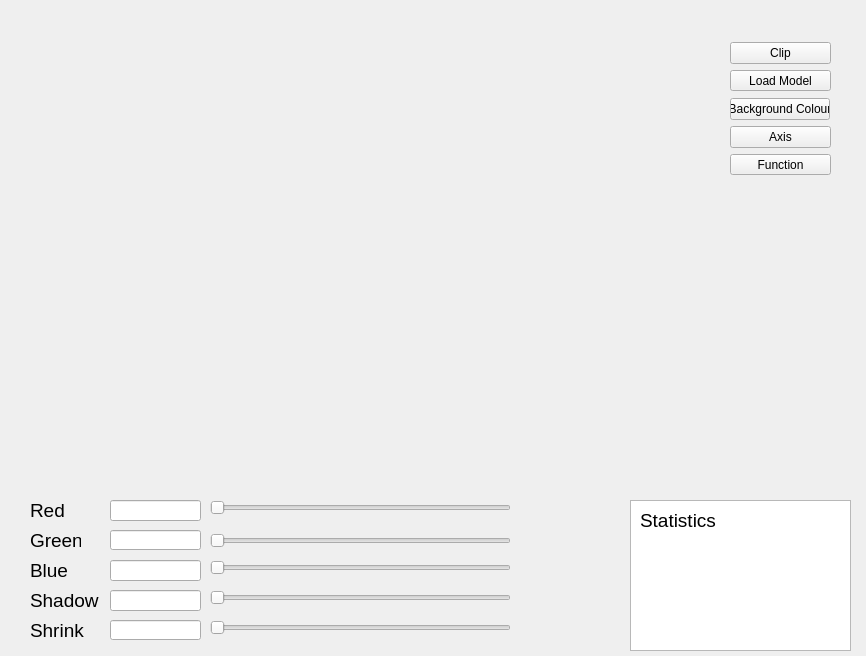
<?xml version="1.0" encoding="UTF-8"?>
<ui version="4.0">
 <class>MainWindow</class>
 <widget class="QMainWindow" name="MainWindow">
  <property name="geometry">
   <rect>
    <x>0</x>
    <y>0</y>
    <width>866</width>
    <height>656</height>
   </rect>
  </property>
  <property name="windowTitle">
   <string>MainWindow</string>
  </property>
  <widget class="QWidget" name="centralwidget">
   <widget class="QSlider" name="SliderShadow">
    <property name="geometry">
     <rect>
      <x>210</x>
      <y>590</y>
      <width>301</width>
      <height>16</height>
     </rect>
    </property>
    <property name="orientation">
     <enum>Qt::Horizontal</enum>
    </property>
   </widget>
   <widget class="QSlider" name="sliderR">
    <property name="geometry">
     <rect>
      <x>210</x>
      <y>500</y>
      <width>301</width>
      <height>16</height>
     </rect>
    </property>
    <property name="orientation">
     <enum>Qt::Horizontal</enum>
    </property>
   </widget>
   <widget class="QListWidget" name="listWidget">
    <property name="geometry">
     <rect>
      <x>630</x>
      <y>500</y>
      <width>221</width>
      <height>151</height>
     </rect>
    </property>
   </widget>
   <widget class="QLabel" name="label">
    <property name="geometry">
     <rect>
      <x>30</x>
      <y>500</y>
      <width>41</width>
      <height>21</height>
     </rect>
    </property>
    <property name="font">
     <font>
      <pointsize>14</pointsize>
     </font>
    </property>
    <property name="text">
     <string>Red</string>
    </property>
   </widget>
   <widget class="QLabel" name="label_2">
    <property name="geometry">
     <rect>
      <x>30</x>
      <y>530</y>
      <width>51</width>
      <height>21</height>
     </rect>
    </property>
    <property name="font">
     <font>
      <pointsize>14</pointsize>
     </font>
    </property>
    <property name="text">
     <string>Green</string>
    </property>
   </widget>
   <widget class="QLabel" name="label_3">
    <property name="geometry">
     <rect>
      <x>30</x>
      <y>560</y>
      <width>51</width>
      <height>21</height>
     </rect>
    </property>
    <property name="font">
     <font>
      <pointsize>14</pointsize>
     </font>
    </property>
    <property name="text">
     <string>Blue</string>
    </property>
   </widget>
   <widget class="QLabel" name="label_4">
    <property name="geometry">
     <rect>
      <x>30</x>
      <y>590</y>
      <width>71</width>
      <height>21</height>
     </rect>
    </property>
    <property name="font">
     <font>
      <pointsize>14</pointsize>
     </font>
    </property>
    <property name="text">
     <string>Shadow</string>
    </property>
   </widget>
   <widget class="QLabel" name="label_5">
    <property name="geometry">
     <rect>
      <x>30</x>
      <y>620</y>
      <width>71</width>
      <height>21</height>
     </rect>
    </property>
    <property name="font">
     <font>
      <pointsize>14</pointsize>
     </font>
    </property>
    <property name="text">
     <string>Shrink</string>
    </property>
   </widget>
   <widget class="QLabel" name="label_6">
    <property name="geometry">
     <rect>
      <x>640</x>
      <y>510</y>
      <width>91</width>
      <height>21</height>
     </rect>
    </property>
    <property name="font">
     <font>
      <pointsize>14</pointsize>
     </font>
    </property>
    <property name="text">
     <string>Statistics</string>
    </property>
   </widget>
   <widget class="QVTKOpenGLWidget" name="qtvtkWidget" native="true">
    <property name="geometry">
     <rect>
      <x>20</x>
      <y>40</y>
      <width>671</width>
      <height>431</height>
     </rect>
    </property>
    <property name="minimumSize">
     <size>
      <width>600</width>
      <height>400</height>
     </size>
    </property>
   </widget>
   <widget class="QPushButton" name="ClipFilterButton">
    <property name="geometry">
     <rect>
      <x>730</x>
      <y>42</y>
      <width>101</width>
      <height>22</height>
     </rect>
    </property>
    <property name="text">
     <string>Clip</string>
    </property>
   </widget>
   <widget class="QPushButton" name="BGColourButton">
    <property name="geometry">
     <rect>
      <x>730</x>
      <y>98</y>
      <width>100</width>
      <height>22</height>
     </rect>
    </property>
    <property name="text">
     <string>Background Colour</string>
    </property>
   </widget>
   <widget class="QPushButton" name="AxisButton">
    <property name="geometry">
     <rect>
      <x>730</x>
      <y>126</y>
      <width>101</width>
      <height>22</height>
     </rect>
    </property>
    <property name="text">
     <string>Axis</string>
    </property>
   </widget>
   <widget class="QPushButton" name="FunctionButton">
    <property name="geometry">
     <rect>
      <x>730</x>
      <y>154</y>
      <width>101</width>
      <height>21</height>
     </rect>
    </property>
    <property name="text">
     <string>Function</string>
    </property>
   </widget>
   <widget class="QPushButton" name="loadmodelButton">
    <property name="geometry">
     <rect>
      <x>730</x>
      <y>70</y>
      <width>101</width>
      <height>21</height>
     </rect>
    </property>
    <property name="text">
     <string>Load Model</string>
    </property>
   </widget>
   <widget class="QSlider" name="ShrinkFilter">
    <property name="geometry">
     <rect>
      <x>210</x>
      <y>620</y>
      <width>301</width>
      <height>16</height>
     </rect>
    </property>
    <property name="maximumSize">
     <size>
      <width>16777215</width>
      <height>16777215</height>
     </size>
    </property>
    <property name="minimum">
     <number>1</number>
    </property>
    <property name="maximum">
     <number>100</number>
    </property>
    <property name="pageStep">
     <number>1</number>
    </property>
    <property name="orientation">
     <enum>Qt::Horizontal</enum>
    </property>
   </widget>
   <widget class="QSlider" name="sliderB">
    <property name="geometry">
     <rect>
      <x>210</x>
      <y>560</y>
      <width>301</width>
      <height>16</height>
     </rect>
    </property>
    <property name="minimum">
     <number>0</number>
    </property>
    <property name="maximum">
     <number>255</number>
    </property>
    <property name="pageStep">
     <number>1</number>
    </property>
    <property name="orientation">
     <enum>Qt::Horizontal</enum>
    </property>
   </widget>
   <widget class="QSlider" name="sliderG">
    <property name="geometry">
     <rect>
      <x>210</x>
      <y>533</y>
      <width>301</width>
      <height>16</height>
     </rect>
    </property>
    <property name="minimum">
     <number>0</number>
    </property>
    <property name="maximum">
     <number>255</number>
    </property>
    <property name="pageStep">
     <number>1</number>
    </property>
    <property name="orientation">
     <enum>Qt::Horizontal</enum>
    </property>
   </widget>
   <widget class="QLineEdit" name="lineEditG">
    <property name="geometry">
     <rect>
      <x>110</x>
      <y>530</y>
      <width>91</width>
      <height>20</height>
     </rect>
    </property>
   </widget>
   <widget class="QLineEdit" name="lineEditR">
    <property name="geometry">
     <rect>
      <x>110</x>
      <y>500</y>
      <width>91</width>
      <height>21</height>
     </rect>
    </property>
   </widget>
   <widget class="QLineEdit" name="lineEditB">
    <property name="geometry">
     <rect>
      <x>110</x>
      <y>560</y>
      <width>91</width>
      <height>21</height>
     </rect>
    </property>
   </widget>
   <widget class="QLineEdit" name="lineEditShadow">
    <property name="geometry">
     <rect>
      <x>110</x>
      <y>590</y>
      <width>91</width>
      <height>21</height>
     </rect>
    </property>
   </widget>
   <widget class="QLineEdit" name="lineEditShrink">
    <property name="geometry">
     <rect>
      <x>110</x>
      <y>620</y>
      <width>91</width>
      <height>20</height>
     </rect>
    </property>
   </widget>
  </widget>
  <action name="actionFileOpen">
   <property name="icon">
    <iconset>
     <normaloff>:/Icons/fileopen.png</normaloff>:/Icons/fileopen.png</iconset>
   </property>
   <property name="text">
    <string>Open</string>
   </property>
  </action>
  <action name="actionFileSave">
   <property name="icon">
    <iconset>
     <normaloff>:/Icons/filesave.png</normaloff>:/Icons/filesave.png</iconset>
   </property>
   <property name="text">
    <string>Save</string>
   </property>
  </action>
  <action name="actionHelp">
   <property name="icon">
    <iconset>
     <normaloff>:/Icons/help.png</normaloff>:/Icons/help.png</iconset>
   </property>
   <property name="text">
    <string>Help</string>
   </property>
  </action>
  <action name="actionPrint">
   <property name="icon">
    <iconset>
     <normaloff>:/Icons/print.png</normaloff>:/Icons/print.png</iconset>
   </property>
   <property name="text">
    <string>Print</string>
   </property>
  </action>
 </widget>
 <customwidgets>
  <customwidget>
   <class>QVTKOpenGLWidget</class>
   <extends>QWidget</extends>
   <header>QVTKOpenGLWidget.h</header>
  </customwidget>
 </customwidgets>
 <resources>
  <include location="Icons/icons.qrc"/>
 </resources>
 <connections/>
</ui>
